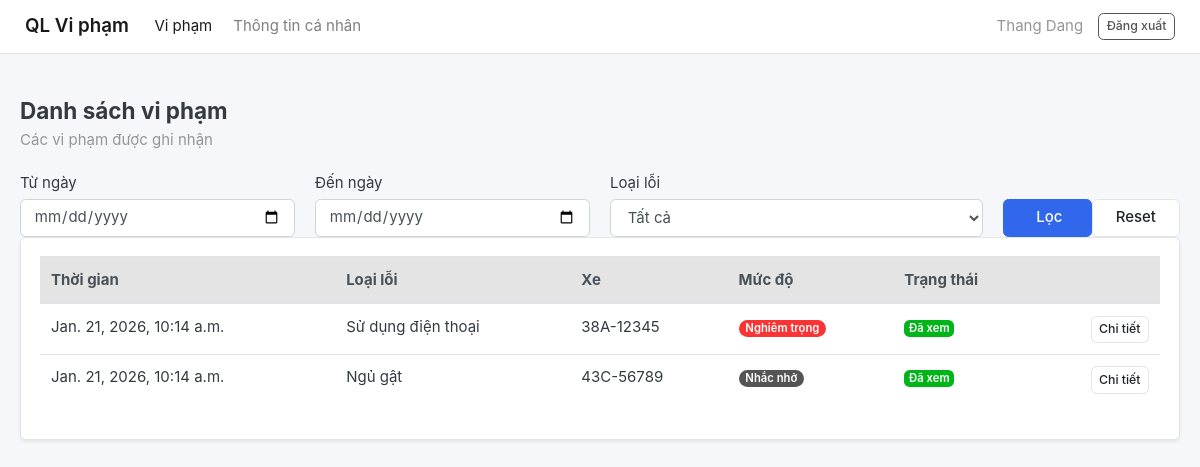
Page /violations/list/ (signed in) on the committed database.
### accounts/models.py (models this page shows, shortened)
class Account(AbstractBaseUser):
    first_name = models.CharField(max_length=50)
    last_name = models.CharField(max_length=50)
    username = models.CharField(max_length=50, unique=True)
    email = models.EmailField(max_length=100, unique=True)
    phone_number = models.CharField(max_length=15)
    date_joined = models.DateTimeField(auto_now_add=True)
    last_login = models.DateTimeField(auto_now=True)
    is_admin = models.BooleanField(default=False)
    is_staff = models.BooleanField(default=False)
    is_active = models.BooleanField(default=True)
    is_superadmin = models.BooleanField(default=False)
    USERNAME_FIELD = 'email'
    REQUIRED_FIELDS = ['username', 'first_name', 'last_name']
    objects = MyAccountManager()
    def get_full_name(self):
        return f"{self.first_name} {self.last_name}"

### violations/models.py (models this page shows, shortened)
class Violation(models.Model):
    category = models.ForeignKey(Category, on_delete=models.CASCADE)
    reporter = models.ForeignKey(Account, on_delete=models.CASCADE)
    vehicle = models.ForeignKey(Vehicle, on_delete=models.CASCADE)
    title = models.CharField(max_length=200, default ="Violation Report")
    description = models.TextField()
    reported_at = models.DateTimeField(auto_now_add=True)
    image = models.ImageField(upload_to='violations/', null=True, blank=True)
    viewed = models.BooleanField(default=False)
    class Meta:
        verbose_name = "Violation"
        verbose_name_plural = "Violations"
        ordering = ['-reported_at']

### categories/models.py (models this page shows, shortened)
class Category(models.Model):
    name = models.CharField(max_length=100)
    description = models.TextField(blank=True, null=True)
    severality_level = models.IntegerField(default=1)
    is_active = models.BooleanField(default=True)
    created_at = models.DateTimeField(auto_now_add=True)
    class Meta:
        verbose_name = "Category"
        verbose_name_plural = "Categories"
        ordering = ['name']

### vehicles/models.py (models this page shows, shortened)
class Vehicle(models.Model):
    license_plate = models.CharField(max_length=20, unique=True)
    model = models.CharField(max_length=100)
    registration_date = models.DateField()

### violations/views.py (the view)
# urls.py: path('list/', views.violation_list, name='violation_list'),
@login_required
def violation_list(request):
    qs = Violation.objects.filter(reporter=request.user).select_related(
        "category", "vehicle", "reporter"
    ).order_by("-reported_at")
    from_date_str = request.GET.get("from_date", "").strip()
    to_date_str = request.GET.get("to_date", "").strip()
    selected_category = request.GET.get("category", "").strip()
    from_date = parse_date(from_date_str) if from_date_str else None
    to_date = parse_date(to_date_str) if to_date_str else None
    if from_date:
        qs = qs.filter(reported_at__date__gte=from_date)
    if to_date:
        qs = qs.filter(reported_at__date__lte=to_date)
    if selected_category:
        qs = qs.filter(category_id=selected_category)
    context = {
        "violations": qs,
        "links": Category.objects.all().order_by("name"),  # danh sách category cho dropdown
        "from_date": from_date_str,
        "to_date": to_date_str,
        "selected_category": selected_category,
    }
    return render(request, "violation_list.html", context)

### categories/context_processors.py (called while the page is built)
def menu_links(request):
    links = Category.objects.all()
    return dict(links=links)

### templates/violation_list.html (shortened to what this page needs)
{% extends "base.html" %} {% block content %}
<div class="container">
  <div class="page-header d-flex justify-content-between align-items-center">
    <div>
      <h4 class="mb-1">Danh sách vi phạm</h4>
      <div class="text-muted">Các vi phạm được ghi nhận</div>
    </div>
  </div>
  <form method="get" class="row g-3 align-items-end">
  <div class="col-md-3">
    <label class="form-label">Từ ngày</label>
    <input type="date" class="form-control" name="from_date" value="{{ from_date|default:'' }}">
  </div>
  <div class="col-md-3">
    <label class="form-label">Đến ngày</label>
    <input type="date" class="form-control" name="to_date" value="{{ to_date|default:'' }}">
  </div>
  <div class="col-md-4">
    <label class="form-label">Loại lỗi</label>
    <select class="form-control" name="category">
      <option value="">Tất cả</option>
    </select>
  </div>
  <div class="col-md-2 d-flex gap-2">
    <button class="btn btn-primary w-100" type="submit">
       Lọc
    </button>
    <a class="btn btn-light w-100" href="{% url 'violation_list' %}">
      Reset
    </a>
  </div>
</form>
  <div class="card shadow-sm">
    <div class="card-body">
      <table class="table table-hover">
        <thead class="thead-light">
          <tr>
            <th>Thời gian</th>
            <th>Loại lỗi</th>
            <th>Xe</th>
            <th>Mức độ</th>
            <th>Trạng thái</th>
            <th></th>
          </tr>
        </thead>
        <tbody>
          {% for violation in violations %}
          <tr>
            <td>{{ violation.reported_at }}</td>
            <td>{{violation.category.name}}</td>
            <td>{{ violation.vehicle.license_plate }}</td>
            <td>
              <span
                class="badge badge-pill {% if violation.category.severality_level == 2 %} badge-danger {% else %} badge-secondary {% endif %}"
              >
                {% if violation.category.severality_level == 2 %} Nghiêm trọng
                {% else %} Nhắc nhở {% endif %}
              </span>
            </td>
            <td>
              {% if violation.viewed %}
              <span class="badge badge-success">Đã xem</span>
              {% else %}
              <span class="badge badge-light border">Chưa xem</span>
              {% endif %}
            <td class="text-right">
              <a class="btn btn-light btn-sm" href="{% url 'violation_detail' violation.id %}">
  Chi tiết
</a>
            </td>
          </tr>
          {% endfor %}
        </tbody>
      </table>
    </div>
  </div>
</div>
{% endblock %}

### templates/base.html (shortened to what this page needs)
{% load static %}
<!doctype html>
<html lang="vi">
  <head>
    <link rel="stylesheet" href="{% static 'css/bootstrap.css' %}" />
    <link rel="stylesheet" href="{% static 'css/ui.css' %}" />
    <link rel="stylesheet" href="{% static 'css/responsive.css' %}" />
  </head>
  <body>
    <nav class="navbar navbar-expand-lg navbar-light bg-white border-bottom">
      <div class="container">
        <a
          class="navbar-brand font-weight-bold"
          href="{% url 'violation_list' %}"
          >QL Vi phạm</a
        >
        <ul class="navbar-nav mr-auto">
          <li
            class="nav-item {% if request.resolver_match.url_name == 'violation_list' %}active{% endif %}"
          >
            <a class="nav-link" href="{% url 'violation_list' %}">Vi phạm</a>
          </li>
          <li class="nav-item">
            <a class="nav-link" href="{% url 'profile' %}">Thông tin cá nhân</a>
          </li>
        </ul>
        <div class="d-flex align-items-center">
          {% if request.user.is_authenticated %}
          <span class="text-muted mr-3">
            {{ request.user.get_full_name|default:request.user.email }}
          </span>
          <a class="btn btn-outline-secondary btn-sm" href="{% url 'logout' %}">
            Đăng xuất
          </a>
          {% else %}
          <a class="btn btn-primary btn-sm" href="{% url 'login' %}">
            Đăng nhập
          </a>
          {% endif %}
        </div>
      </div>
    </nav>
    <main class="container py-4">
       {% block content %}{% endblock %}
    </main>
  </body>
</html>

### static/css/ui.css (style rules this page uses)
html { font-family: "Inter", sans-serif; font-size: 15px; }
.bg-white { background-color: #fff; }
.btn-light { background-color: #fff; border-color: #e4e4e4; }

### templates/base.html (style rules this page uses)
body { background: #f6f7fb; }
.page-header { padding: 20px 0; }
.badge-pill { border-radius: 999px; }

### rows in the picture
Account: user.get_full_name "Thang Dang"
Violation: reported_at "Jan. 21, 2026, 10:14 a.m.", category.name "Sử dụng điện thoại", vehicle.license_plate "38A-12345", shows "Nghiêm trọng", viewed "Đã xem"
Violation: reported_at "Jan. 21, 2026, 10:14 a.m.", category.name "Ngủ gật", vehicle.license_plate "43C-56789", shows "Nhắc nhở", viewed "Đã xem"
